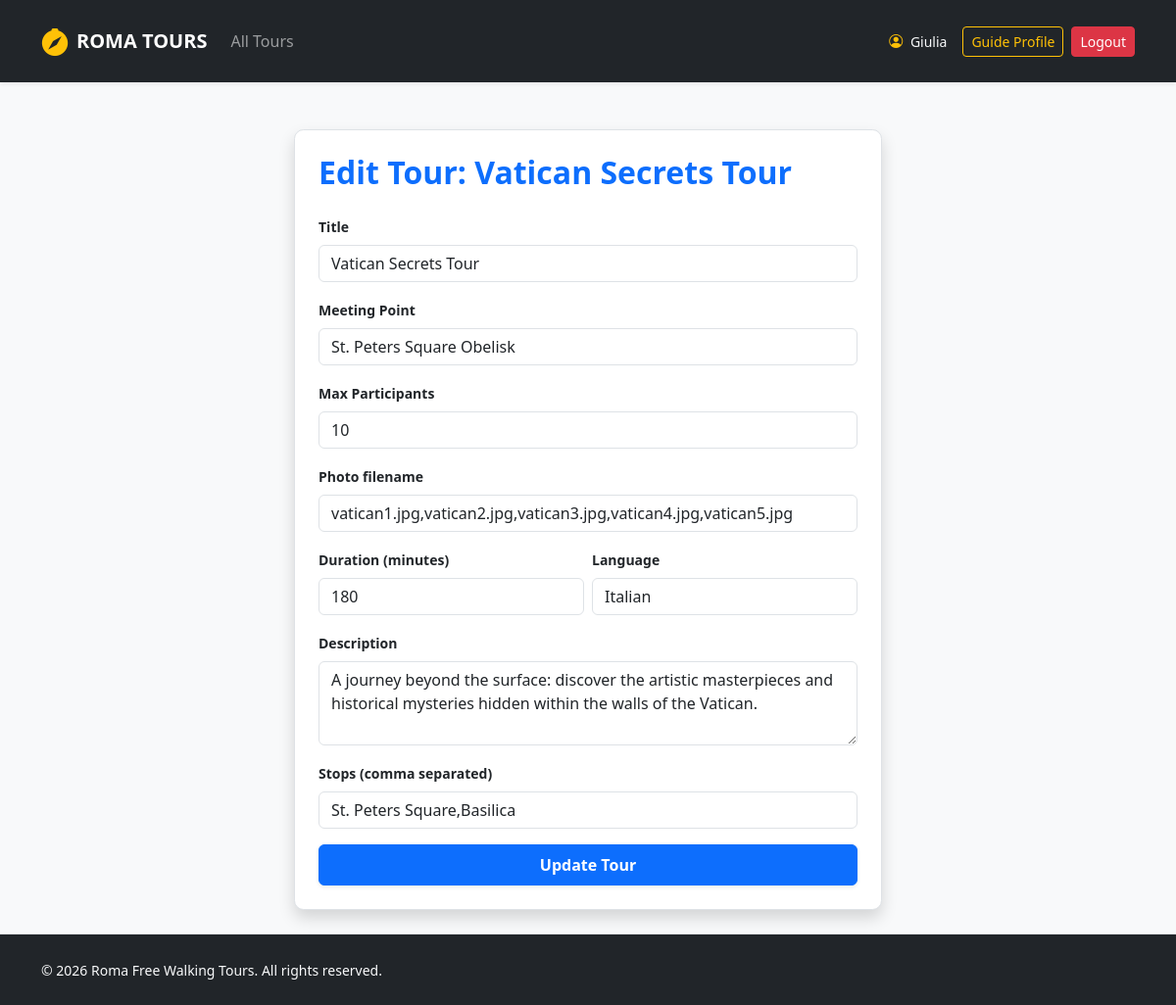
Screenshot of /guide/tour/edit/2 (signed in) with the database file from the repository.
### tables this page shows
CREATE TABLE users (
            id INTEGER PRIMARY KEY AUTOINCREMENT,
            name TEXT NOT NULL,
            surname TEXT NOT NULL,
            email TEXT UNIQUE NOT NULL,
            password TEXT NOT NULL,
            role TEXT CHECK(role IN ('guide', 'participant', 'administrator')) NOT NULL,
            languages TEXT
        );

CREATE TABLE tours (
            id INTEGER PRIMARY KEY AUTOINCREMENT,
            guide_id INTEGER NOT NULL,
            title TEXT NOT NULL,
            meeting_point TEXT NOT NULL,
            duration INTEGER NOT NULL,
            language TEXT NOT NULL,
            max_participants INTEGER NOT NULL,
            description TEXT NOT NULL,
            stops TEXT NOT NULL,
            photos TEXT NOT NULL,
            FOREIGN KEY (guide_id) REFERENCES users(id) ON DELETE CASCADE
        );

### routes/guide_routes.py (the view, shortened to what this page needs)
@guide_bp.route("/guide/tour/edit/<int:tour_id>", methods=["GET", "POST"])
@login_required
@guide_required
def edit_tour(tour_id):
    if tours_dao.has_reservations(tour_id):
        flash("This tour has active reservations and cannot be modified!", "danger")
        return redirect(url_for("auth.profile_guide"))
    tour = tours_dao.get_tour_by_id(tour_id)
    return render_template("edit_tour.html", tour=tour)

### app.py (called while the page is built)
@login_manager.user_loader
def load_user(user_id):
    db_user = get_user_by_id(user_id)
    if db_user:
        return User(
            id=db_user["id"], name=db_user["name"], surname=db_user["surname"],
            email=db_user["email"], role=db_user["role"], languages=db_user["languages"]
        )
    return None

### dao/tours_dao.py (called while the page is built)
def has_reservations(p_tour_id):
    query = "SELECT COUNT(*) as count FROM reservations WHERE tour_id = ?"
    conn = sqlite3.connect(DB_FILE_PATH)
    conn.row_factory = sqlite3.Row
    cursor = conn.cursor()
    cursor.execute(query, (p_tour_id,))
    res = cursor.fetchone()
    cursor.close()
    conn.close()
    return res['count'] > 0

def get_tour_by_id(p_tour_id):
    query = """
        SELECT t.*, u.name as guide_name, u.surname as guide_surname,
               GROUP_CONCAT(ts.day_of_week || ' (' || ts.start_time || ')', ', ') as schedule
        FROM tours t
        LEFT JOIN tour_schedule ts ON t.id = ts.tour_id
        JOIN users u ON t.guide_id = u.id
        WHERE t.id = ?
        GROUP BY t.id
    """
    conn = sqlite3.connect(DB_FILE_PATH)
    conn.row_factory = sqlite3.Row
    cursor = conn.cursor()
    cursor.execute(query, (p_tour_id,))
    tour = cursor.fetchone()
    conn.close()
    return tour

### dao/users_dao.py (called while the page is built)
def get_user_by_id(p_id):
    query = "SELECT * FROM users WHERE id = ?"
    conn = sqlite3.connect("roma_tours.db")
    conn.row_factory = sqlite3.Row
    cursor = conn.cursor()
    cursor.execute(query, (p_id,))
    db_user = cursor.fetchone()
    cursor.close()
    conn.close()
    return db_user

### routes/auth_routes.py (called while the page is built)
def guide_required(f):
    @wraps(f)
    def decorated_function(*args, **kwargs):
        if not current_user.is_authenticated or current_user.role != 'guide':
            flash("Only guides can access this page.", "danger")
            return redirect(url_for("home"))
        return f(*args, **kwargs)
    return decorated_function

### templates/edit_tour.html (shortened to what this page needs)
{% extends 'base.html' %}
{% block content %}
<div class="col-12 d-flex justify-content-center py-4">
    <div class="card shadow border p-4" style="width: 100%; max-width: 600px;">
        <h2 class="mb-4 fw-bold text-primary">Edit Tour: {{ tour.title }}</h2>
        <form method="POST">
            <div class="mb-3">
                <label for="title" class="form-label small fw-bold">Title</label>
                <input type="text" name="title" id="title" class="form-control" value="{{ tour.title }}" required>
            </div>
            <div class="mb-3">
                <label for="meeting_point" class="form-label small fw-bold">Meeting Point</label>
                <input type="text" name="meeting_point" id="meeting_point" class="form-control" value="{{ tour.meeting_point }}" required>
            </div>
            <div class="mb-3">
                <label for="max_participants" class="form-label small fw-bold">Max Participants</label>
                <input type="number" name="max_participants" id="max_participants" class="form-control" value="{{ tour.max_participants }}" required>
            </div>
            <div class="mb-3">
                <label for="photos" class="form-label small fw-bold">Photo filename</label>
                <input type="text" name="photos" id="photos" class="form-control" value="{{ tour.photos }}" required>
            </div>
            <div class="row g-2 mb-3">
                <div class="col-md-6">
                    <label for="duration" class="form-label small fw-bold">Duration (minutes)</label>
                    <input type="number" name="duration" id="duration" class="form-control" value="{{ tour.duration }}" required>
                </div>
                <div class="col-md-6">
                    <label for="language" class="form-label small fw-bold">Language</label>
                    <input type="text" name="language" id="language" class="form-control" value="{{ tour.language }}" required>
                </div>
            </div>
            <div class="mb-3">
                <label for="description" class="form-label small fw-bold">Description</label>
                <textarea name="description" id="description" class="form-control" rows="3" required>{{ tour.description }}</textarea>
            </div>
            <div class="mb-3">
                <label for="stops" class="form-label small fw-bold">Stops (comma separated)</label>
                <input type="text" name="stops" id="stops" class="form-control" value="{{ tour.stops }}" required>
            </div>
            <button type="submit" class="btn btn-primary w-100 py-2 fw-bold shadow-sm">Update Tour</button>
        </form>
    </div>
</div>
{% endblock %}

### templates/base.html (shortened to what this page needs)
<!DOCTYPE html>
<html lang="en">
<head>
  <link href="https://cdn.jsdelivr.net/npm/bootstrap@5.3.2/dist/css/bootstrap.min.css" rel="stylesheet">
  <link rel="stylesheet" href="https://cdn.jsdelivr.net/npm/bootstrap-icons@1.11.3/font/bootstrap-icons.min.css">
  <link rel="stylesheet" href="{{ url_for('static', filename='css/styles.css') }}">
</head>
<body class="d-flex flex-column min-vh-100">
  <header>
    <nav class="navbar navbar-expand-lg navbar-dark bg-dark shadow-sm py-3 mb-4">
      <div class="container">
        <a class="navbar-brand d-flex align-items-center fw-bold text-uppercase tracking-wider" href="{{ url_for('roma_tours') }}">
          <i class="bi bi-compass-fill me-2 text-warning fs-3"></i> Roma Tours
        </a>
        <div class="collapse navbar-collapse" id="mainNav">
          <ul class="navbar-nav me-auto mb-2 mb-lg-0">
            <li class="nav-item">
              <a class="nav-link {% if request.endpoint == 'home' %}active{% endif %}" href="{{ url_for('home') }}">All Tours</a>
            </li>
          </ul>
          <div class="d-flex align-items-center gap-2">
            {% if current_user.is_authenticated %}
              <span class="text-light me-2 small">
                <i class="bi bi-person-circle me-1 text-warning"></i> {{ current_user.name }}
              </span>
              {% if current_user.role == 'administrator' %}
                <a href="{{ url_for('auth.profile_admin') }}" class="btn btn-outline-warning btn-sm">Admin Dashboard</a>
              {% elif current_user.role == 'guide' %}
                <a href="{{ url_for('auth.profile_guide') }}" class="btn btn-outline-warning btn-sm">Guide Profile</a>
              {% else %}
                <a href="{{ url_for('auth.profile_participant') }}" class="btn btn-outline-warning btn-sm">My Bookings</a>
              {% endif %}
              <a href="{{ url_for('auth.logout') }}" class="btn btn-danger btn-sm">Logout</a>
            {% endif %}
          </div>
        </div>
      </div>
    </nav>
  </header>
  <main class="container flex-grow-1">
    <div class="row g-4">
      {% block content %}{% endblock %}
    </div>
  </main>
  <footer class="mt-auto border-top bg-dark text-light">
    <div class="container py-4">
      <div class="row align-items-center">
        <div class="col-12 col-md-6 text-center text-md-start">
          <span class="small">© 2026 Roma Free Walking Tours. All rights reserved.</span>
        </div>
      </div>
    </div>
  </footer>
</body>
</html>

### static/css/styles.css (style rules this page uses)
body { background-color: #f8f9fa; font-family: 'Segoe UI', Tahoma, Geneva, Verdana, sans-serif; font-size: 1rem; }
.card { border: none; border-radius: 0.6rem; transition: transform 0.2s ease, box-shadow 0.2s ease; }

### rows the page displays
users: name "Giulia"
tours: title "Vatican Secrets Tour", meeting_point "St. Peters Square Obelisk", max_participants "10", photos "vatican1.jpg,vatican2.jpg,vatican3.jpg,vatican4.jpg,vatican5.jpg", duration "180", language "Italian", description "A journey beyond the surface: discover the artistic masterpieces and historical mysteries hidden within the walls of the Vatican.", stops "St. Peters Square,Basilica"
